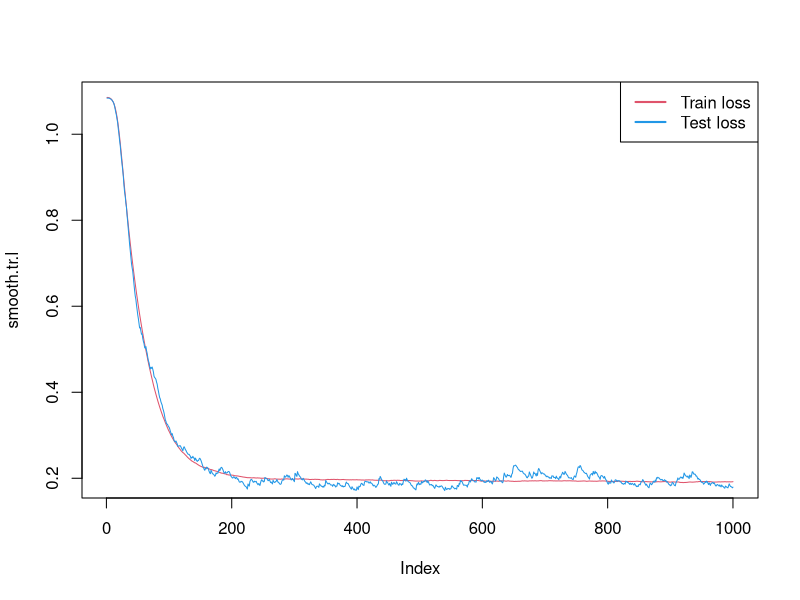

R code for this plot:
num.grad <- function(f, x) {
  fx <- f(x)
  grad <- rep(0, length(x))
  h <- 0.00001
  for (i in 1:length(x)) {
    xi <- x[i]
    fxph <- f(xi + h)
    fxmh <- f(xi -h)
    grad[i] <- (fxph - fxmh) / (2 * h)
  }
  return(grad)
}

relu <- function(x) {
  return(pmax(x, 0))
}

softmax <- function(scores) {
  es <- exp(scores)
  return(es / rowSums(es))
}

argmax <- function(v) {
  i.max <- 1
  for (i in 1:length(v)) {
    if (v[i] > v[i.max]) {
      i.max <- i
    }
  }
  return(i.max)
}

generate.spiral <- function(N, D, K) {
  M <- N*K # Total number of examples
  X <- matrix(0, M,D) # data matrix (each row = single example)
  y <- rep(0, M) # class labels
  for (j in 1:K){
    r <- 0
    t <- j * 4
    start <-N*(j-1) +1
    end <- N*j
    for (k in start:end) {
      tp <- t+ runif(1) * 0.2
      X[k, 1] <- r * sin(tp)
      X[k, 2] <- r * cos(tp)
      y[k] <- j
      r <- r + 1/N
      t <- t + 4/N
    }
  }
  return(list(X = X, y = y))
}

parse.iris <- function() {
  X <- as.matrix(iris[,1:4])
  y <- as.integer(as.factor(iris[,5]))
  return(list(X = X, y = y))
}


get.acc <- function(X, y, W1, W2, b1, b2) {
  y.pred <- rep(0, length(y))
  hidden.layer <- relu(X %*% W1 + b1)
  scores <-  hidden.layer %*% W2 + b2 
  for (i in 1:length(y)) {
    y.pred[i] <- argmax(scores[i,])
  }
  return(sum(y.pred == y) / length(y))
}

main <- function() {
  #num <- 100 # number of points per class
  #dim <- 2 # dimensionality
  #class <- 3 # number of classes
  #Xy <- generate.spiral(num, dim, class)
  Xy <- parse.iris()
  X <- Xy$X
  y <- Xy$y
  train <- sample(c(TRUE, FALSE), nrow(X), replace=TRUE, prob=c(0.7,0.3))
  Xtr <- X[train,]
  ytr <- y[train]
  Xte <- X[!train,]
  yte <- y[!train]
  # visualize the data
  #plot(X[, 1], X[, 2], col=y)
  
  D <- ncol(Xtr)
  M <- nrow(Xtr)
  K <- max(y)
  # Initialize weights and biases
  # Neural network
  H <- 128 # Hidden layer size
  W1 <- matrix(rnorm(D*H), nrow=D) * 0.01
  b1 <- rep(0, H)
  W2 <- matrix(rnorm(H*K), nrow=H) * 0.01
  b2 <- rep(0, K)
  # Softmax classifier
  #W <- matrix(rnorm(D*K), nrow= D) * 0.01
  #b <- rep(0, K)
  lambda <- 0.01 # Regularization coefficient
  alpha <- 0.01 # Step size
  alpha.decay <- 0.999
  batch.size <- M/10
  maxit <- 100 * M / batch.size
  tr.loss.arr <- rep(0, maxit)
  te.loss.arr <- rep(0, maxit)
  
  for (it in 1:maxit) {
    randperm <- sample(1:length(ytr))
    epoch.loss <- 0
    dW1.old <- 0
    dW2.old <- 0
    db1.old <- 0
    db2.old <- 0
    alpha <- alpha * alpha.decay
    for (batch in 1:(M / batch.size)) {
      batch.begin <- batch.size * (batch - 1) + 1
      batch.end <- batch.size * batch
      Xbatch <- Xtr[randperm, ][batch.begin:batch.end,]
      ybatch <- ytr[randperm][batch.begin:batch.end]
      # NN
      hidden.layer <- relu(Xbatch %*% W1 + b1)
      scores <-  hidden.layer %*% W2 + b2 # Pass through NN
      # Softmax
      # scores <- X %*% W + b
      probs <- softmax(scores) # Softmax so the probs sum to 1
      correct.logprob <- rep(0, batch.size)
      for (i in 1:batch.size) { # For each example
        correct.logprob[i] <- -log(probs[i, ybatch[i]]) # Take the log prob of the correct class
      }
      data.loss <- sum(correct.logprob) / batch.size
      reg.loss <- 0.5 * lambda * (sum(W1 * W1) + sum(W2 * W2))
      loss <- data.loss + reg.loss
      #cat("it = ", it, ", loss = ", loss, "\n")
      epoch.loss <- epoch.loss + loss
      # Convention for backpropagation: variables are called like the denominator
      # in Leibniz notation
      # Softmax backprop: dLoss / dScores = scores - I(k = y)
      dScores <- probs
      for (i in 1:batch.size) {
        dScores[i, ybatch[i]] <- dScores[i, ybatch[i]] - 1
      }
      dScores <- dScores / batch.size
      # Softmax weight backprop: dLoss / dW = dLoss / dScores * dScores / dW
      # dScores / dW = d/dW (X^T W + b) = X^T
      # dScores / db = d/db (X^T W + b) = 1
      # --> dLoss / dW = (scores - I(k = y)) * X^T; dLoss / db = (scores - I(k = y)) 
      #dW <- t(X) %*% dScores
      #db <- rowSums(dScores)
      #dW <- dW + W * lambda
      # NN backprop
      # dLoss / dW1 = dLoss / dScores * W2 * dReLU / dW1 * X
      # dLoss / dW2 = dLoss / dScores * ReLU(XW1 + b) 
      dW2 <- t(hidden.layer) %*% dScores + lambda * W2
      db2 <- colSums(dScores)
      dHidden <- dScores %*% t(W2)
      for (i in 1:nrow(dHidden)) {
        for (j in 1:ncol(dHidden)) {
          if (hidden.layer[i, j] <= 0) {
            dHidden[i, j] <- 0 # ReLU backprop
          }
        }
      }
      dW1 <- t(Xbatch) %*% dHidden + lambda * W1
      db1 <- colSums(dHidden)
      
      # Apply momentum
      momentum <- 0.5
      dW1 <- momentum * dW1.old + dW1
      dW2 <- momentum * dW2.old + dW2
      db1 <- momentum * db1.old + db1
      db2 <- momentum * db2.old + db2
      dW1.old <- dW1
      dW2.old <- dW2
      db1.old <- db1
      db2.old <- db2
      
      # SGD step
      W1 <- W1 - alpha * dW1
      b1 <- b1 - alpha * db1
      W2 <- W2 - alpha * dW2
      b2 <- b2 - alpha * db2

    }
    # Train loss
    epoch.loss <- epoch.loss / (M/batch.size)
    tr.loss.arr[it] <- epoch.loss
    # Validation step
    hidden.layer <- relu(Xte %*% W1 + b1)
    scores <-  hidden.layer %*% W2 + b2
    probs <- softmax(scores)
    correct.logprob <- rep(0, length(yte))
    for (i in 1:length(yte)) { 
      correct.logprob[i] <- -log(probs[i, yte[i]]) 
    }
    data.loss <- sum(correct.logprob) / length(yte)
    reg.loss <- 0.5 * lambda * (sum(W1 * W1) + sum(W2 * W2))
    val.loss <- data.loss + reg.loss
    #cat("Epoch ", it, ", val loss = ", val.loss,", train loss = ", epoch.loss, "\n")
    te.loss.arr[it] <- loss
  }
  
  
  cat("Train accuracy = ", get.acc(Xtr, ytr, W1, W2, b1, b2), "\n")
  cat("Test accuracy = ", get.acc(Xte, yte, W1, W2, b1, b2), "\n")
 
  colors <- c(2, 4)
  smooth.tr.l <- movavg(tr.loss.arr, type="e", n = 50)
  smooth.te.l <- movavg(te.loss.arr, type="e", n = 50)
  plot(smooth.tr.l, type="l", col=colors[1])
  lines(smooth.te.l, col=colors[2])
  legend(x="topright",legend=c("Train loss", "Test loss"), col=colors, lty=c(1, 1), lwd=2)

}
library(pracma)
main()

